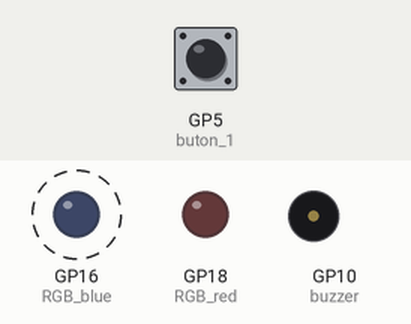
Recording of a program running on a simulated Raspberry Pi Pico running MicroPython. Shown: output pins drawn as LEDs (lit = HIGH), buzzer (waves = sounding). Dashed ring = blinking. The test bench sets the inputs (shaded band); at power-on: GP5 (buton_1) LOW. Threads take turns every 2 ms.

Above: at 1.2 s.
1.3 s: GP5 (buton_1) pulled HIGH for 0.15 s
At 1.66 s:
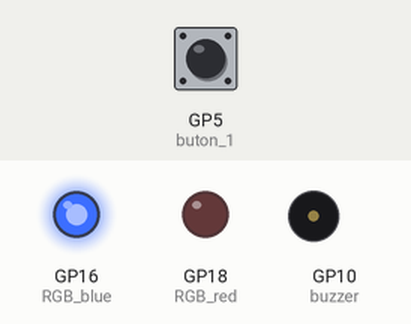
4.3 s: GP5 (buton_1) pulled HIGH for 1 s
At 4.65 s:
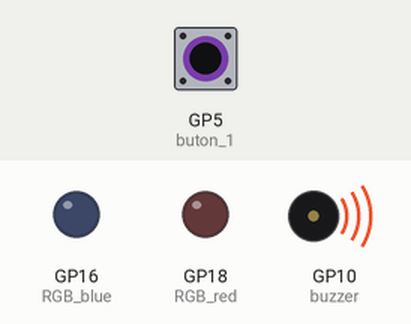
7.3 s: GP5 (buton_1) pulled HIGH for 3.2 s
At 7.45 s:
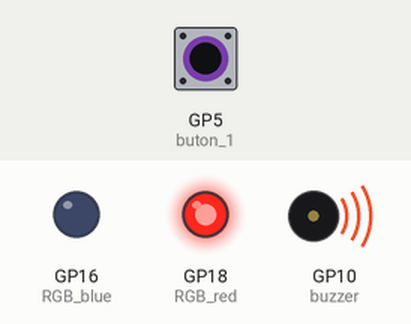
Timing chart, 0 to 18.0 s (numbered marks = the images above; inputs shaded):
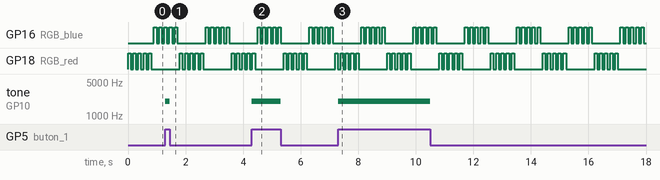

The program:

25_4_butonluCakarLamba_Multicore_thread.py
```python
#Araç ButonBuzzer Çakar Lamba, thread#                     #// Araçlar için Butonla Ses Çıkaran Çakar Lamba //#


from machine import Pin,PWM
import utime
import _thread            # _thread kütüphanesi

buton_1 = Pin(5, Pin.IN, Pin.PULL_DOWN)

RGB_red = Pin(18, Pin.OUT)     # RGB Kırmızı Işık
RGB_blue = Pin(16, Pin.OUT)    # RGB Mavi Işık

buzzer = PWM(Pin(10))
buzzer.freq(2000);
buzzer.duty_u16(0)

RGB_red.value(0)
RGB_blue.value(0)

LED_time = 0.09               # LED animasyon hızı
LED_count = 5                 # LED yanıp, sönme sayısı


def second_thread():                         # 2. _threadda yapılacak işlemler
    while True:
        if buton_1.value() == 1:
            buzzer.duty_u16(40000)
            utime.sleep(0.05)
            buzzer.duty_u16(0)

_thread.start_new_thread(second_thread, ())

while True:


    for i in range(LED_count):
        RGB_red.value(1)         # Kırmızı LED
        utime.sleep(LED_time)
        RGB_red.value(0)
        utime.sleep(LED_time)

    for i in range(LED_count):
        RGB_blue.value(1)        # Mavi LED
        utime.sleep(LED_time)
        RGB_blue.value(0)
        utime.sleep(LED_time)
```

Measured:
- after the input at 1.3 s, tone on GP10 (buzzer): silent → 2000 Hz at once, → silent 0.15 s later
- after the input at 4.3 s, tone on GP10 (buzzer): silent → 2000 Hz at once, → silent 1.0 s later
- after the input at 7.3 s, tone on GP10 (buzzer): silent → 2000 Hz at once, → silent 3.2 s later
- by itself, GP16 (RGB_blue): repeats every 1.8 s: 4 × (LOW 0.09 s, HIGH 0.09 s), LOW 0.99 s, HIGH 0.09 s
- by itself, GP18 (RGB_red): repeats every 1.8 s: 3 × (LOW 0.09 s, HIGH 0.09 s), LOW 0.99 s, HIGH 0.09 s, LOW 0.09 s, HIGH 0.09 s
